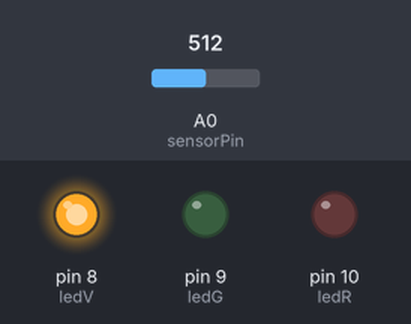
A sketch run on a simulated Arduino Uno, built with avr-gcc and run on an emulated ATmega328P. Shown: output pins drawn as LEDs (lit = HIGH). The test bench sets the inputs (shaded band); at power-on: A0 (sensorPin) = 512.

Above: at 1.3 s.
1.4 s: A0 (sensorPin) set to 885
At 1.9 s:
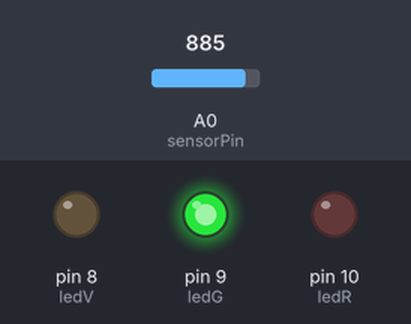
4.4 s: A0 (sensorPin) set to 910
At 4.9 s:
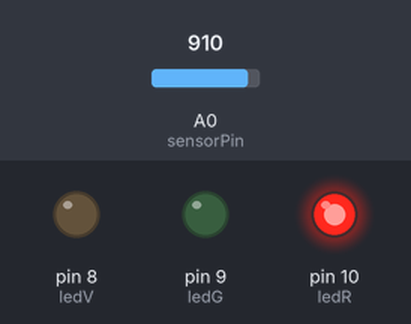
7.4 s: A0 (sensorPin) set to 890
At 7.9 s:
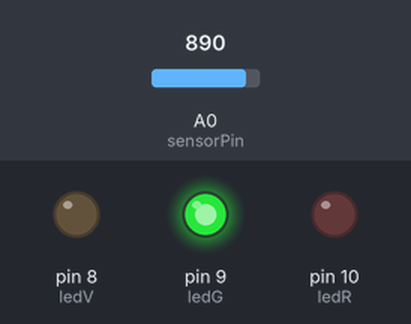
10.4 s: A0 (sensorPin) set to 865
At 10.9 s:
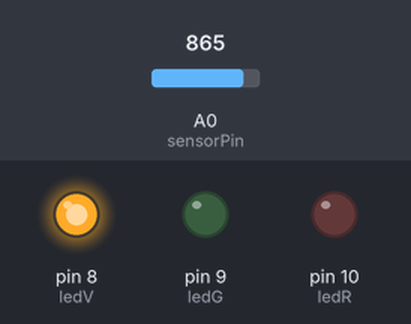
Timing chart, 0 to 13.4 s (numbered marks = the images above; inputs shaded):
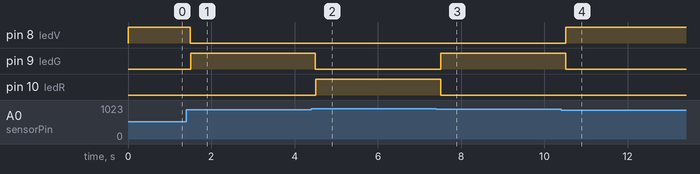

Measured:
- after the input at 1.4 s, pin 8 (ledV): HIGH → LOW after 0.10 s; pin 9 (ledG): LOW → HIGH after 0.10 s
- after the input at 4.4 s, pin 9 (ledG): HIGH → LOW after 0.10 s; pin 10 (ledR): LOW → HIGH after 0.10 s
- after the input at 7.4 s, pin 9 (ledG): LOW → HIGH after 0.11 s; pin 10 (ledR): HIGH → LOW after 0.11 s
- after the input at 10.4 s, pin 8 (ledV): LOW → HIGH after 0.11 s; pin 9 (ledG): HIGH → LOW after 0.11 s

The sketch:

Pulse_sensor.ino
```cpp
int ledV = 8;
int ledG = 9;
int ledR = 10;

int sensorPin = A0;
void setup() {
   Serial.begin(9600);
   pinMode(ledR, OUTPUT);
   pinMode(ledG, OUTPUT);
   pinMode(ledV, OUTPUT);

}
void loop ()
{

  if( analogRead(sensorPin)<875)
      {
        digitalWrite(ledV,HIGH);
        delay(500);
        digitalWrite(ledV,LOW);
      }
  else if(analogRead(sensorPin)>875 && analogRead(sensorPin)<900)
      {
        digitalWrite(ledG,HIGH);
        delay(500);
        digitalWrite(ledG,LOW);
      }
  else if( analogRead(sensorPin)>900)
      {
        digitalWrite(ledR,HIGH);
        delay(500);
        digitalWrite(ledR,LOW);

      }
}
```
